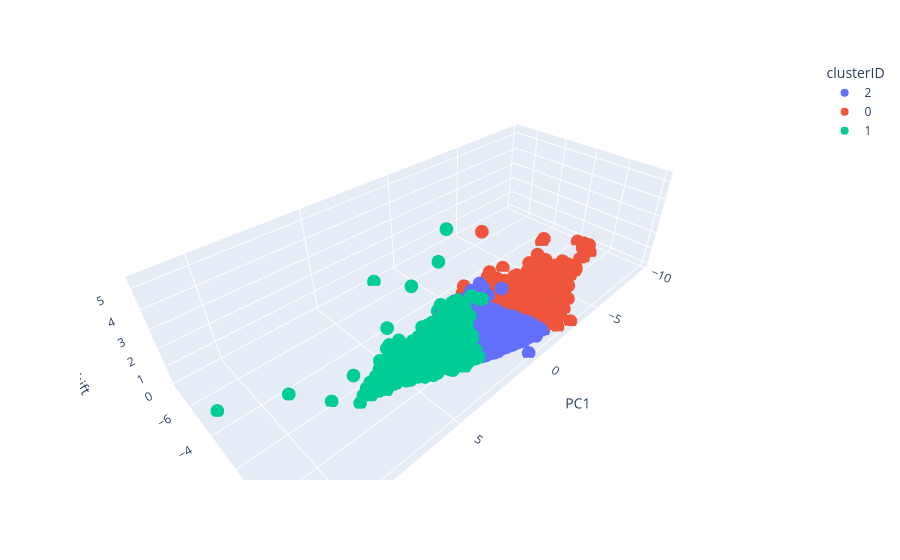
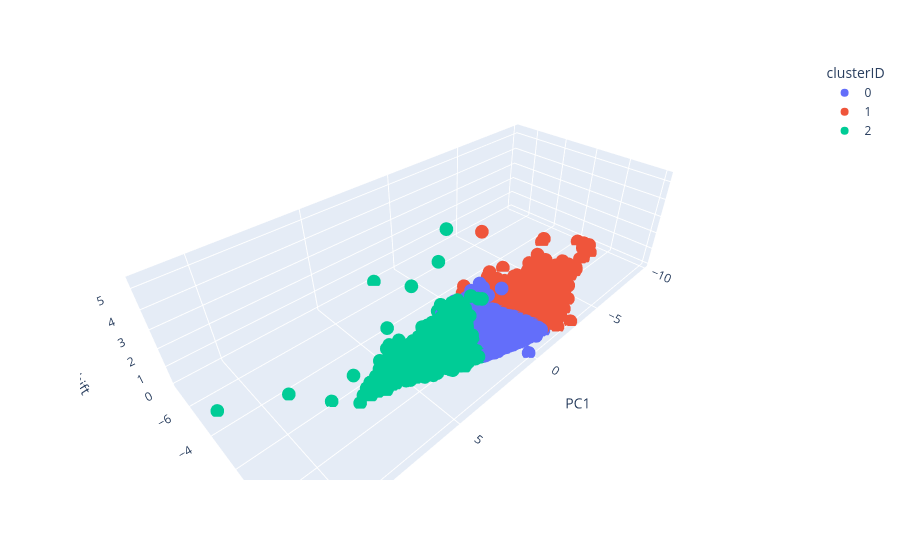
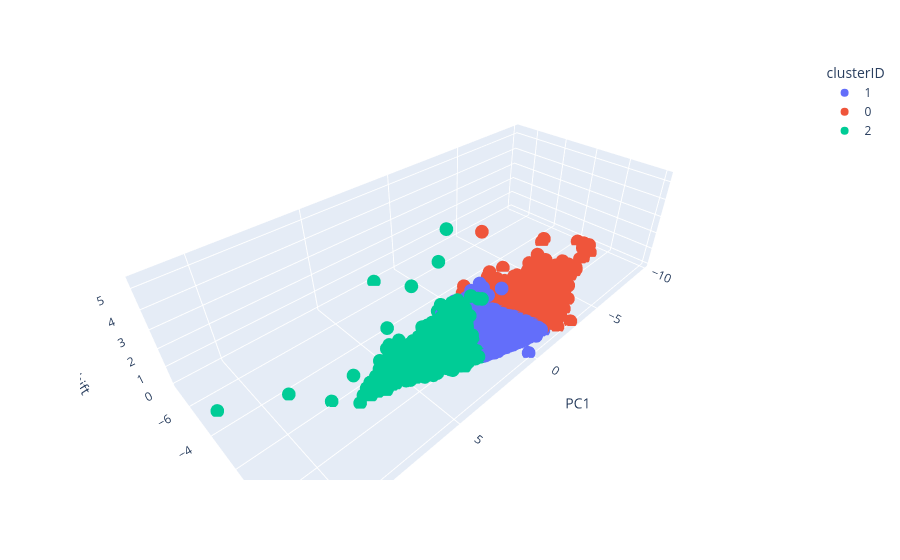

Write notebook code for charts like these, in order.
### Markdown cell above
## 2. Unsupervised Clustering with KMeans (20 points)

In this section, we will explore if the data features will be sufficient for classification. As a first exploration, we will perform unsupervised classification with Kmeans clustering.

## 2.1 Perform preliminary Kmeans (10 points)

Implement Kmeans here for a given number of clusters and on the features of interest. Choose 3 features.
* Use ``sklearn`` to perform Kmeans.
* Repeat Kmeans and discuss (in a markdown cell) the stability of clustering (e.g., use visualization to qualitatively assess the stability).

### Code cell
# Select the features for KMeans clustering
features_for_kmeans = ['redshift', 'PC1', 'PC2']
X_kmeans = df[features_for_kmeans]

# Perform KMeans clustering with 3 clusters a couple of times to see if the results are consistent
estimators = [
    ("k_means_run1", KMeans(n_clusters=3,random_state=42)),
    ("k_means_run2", KMeans(n_clusters=3,random_state=13)),
    ("k_means_bad_init", KMeans(n_clusters=3, init="random")),
]

# Loop through each estimator and plot the results
for name, est in estimators:

    est.fit(X_kmeans)
    labels = est.labels_

    # Plot
    fig = plt.figure(0, figsize=(4, 3))
    X_kmeans["clusterID"]=labels.astype('str')
    fig = px.scatter_3d(X_kmeans, x='PC1', y='PC2', z='redshift',color='clusterID')
    fig.show()

### Figure 1 — Plotly figure (JSON) as saved in the notebook; plotly's stock layout.template omitted (floating-point values rounded to 4 significant figures; data arrays with more than 128 entries replaced by an {"elided": "..."} marker saying what was removed)
{"data": [{"hovertemplate": "clusterID=2<br>PC1=%{x}<br>PC2=%{y}<br>redshift=%{z}<extra></extra>", "legendgroup": "2", "marker": {"color": "#636efa", "symbol": "circle"}, "mode": "markers", "name": "2", "scene": "scene", "showlegend": true, "type": "scatter3d", "x": {"elided": "5390 float values"}, "y": {"elided": "5390 float values"}, "z": {"elided": "5390 float values"}}, {"hovertemplate": "clusterID=0<br>PC1=%{x}<br>PC2=%{y}<br>redshift=%{z}<extra></extra>", "legendgroup": "0", "marker": {"color": "#EF553B", "symbol": "circle"}, "mode": "markers", "name": "0", "scene": "scene", "showlegend": true, "type": "scatter3d", "x": {"elided": "2522 float values"}, "y": {"elided": "2522 float values"}, "z": {"elided": "2522 float values"}}, {"hovertemplate": "clusterID=1<br>PC1=%{x}<br>PC2=%{y}<br>redshift=%{z}<extra></extra>", "legendgroup": "1", "marker": {"color": "#00cc96", "symbol": "circle"}, "mode": "markers", "name": "1", "scene": "scene", "showlegend": true, "type": "scatter3d", "x": {"elided": "2087 float values"}, "y": {"elided": "2087 float values"}, "z": {"elided": "2087 float values"}}], "layout": {"legend": {"title": {"text": "clusterID"}, "tracegroupgap": 0}, "margin": {"t": 60}, "scene": {"domain": {"x": [0, 1], "y": [0, 1]}, "xaxis": {"title": {"text": "PC1"}}, "yaxis": {"title": {"text": "PC2"}}, "zaxis": {"title": {"text": "redshift"}}}}}

### Figure 2 — Plotly figure (JSON) as saved in the notebook; plotly's stock layout.template omitted (floating-point values rounded to 4 significant figures; data arrays with more than 128 entries replaced by an {"elided": "..."} marker saying what was removed)
{"data": [{"hovertemplate": "clusterID=0<br>PC1=%{x}<br>PC2=%{y}<br>redshift=%{z}<extra></extra>", "legendgroup": "0", "marker": {"color": "#636efa", "symbol": "circle"}, "mode": "markers", "name": "0", "scene": "scene", "showlegend": true, "type": "scatter3d", "x": {"elided": "5390 float values"}, "y": {"elided": "5390 float values"}, "z": {"elided": "5390 float values"}}, {"hovertemplate": "clusterID=1<br>PC1=%{x}<br>PC2=%{y}<br>redshift=%{z}<extra></extra>", "legendgroup": "1", "marker": {"color": "#EF553B", "symbol": "circle"}, "mode": "markers", "name": "1", "scene": "scene", "showlegend": true, "type": "scatter3d", "x": {"elided": "2522 float values"}, "y": {"elided": "2522 float values"}, "z": {"elided": "2522 float values"}}, {"hovertemplate": "clusterID=2<br>PC1=%{x}<br>PC2=%{y}<br>redshift=%{z}<extra></extra>", "legendgroup": "2", "marker": {"color": "#00cc96", "symbol": "circle"}, "mode": "markers", "name": "2", "scene": "scene", "showlegend": true, "type": "scatter3d", "x": {"elided": "2087 float values"}, "y": {"elided": "2087 float values"}, "z": {"elided": "2087 float values"}}], "layout": {"legend": {"title": {"text": "clusterID"}, "tracegroupgap": 0}, "margin": {"t": 60}, "scene": {"domain": {"x": [0, 1], "y": [0, 1]}, "xaxis": {"title": {"text": "PC1"}}, "yaxis": {"title": {"text": "PC2"}}, "zaxis": {"title": {"text": "redshift"}}}}}

### Figure 3 — Plotly figure (JSON) as saved in the notebook; plotly's stock layout.template omitted (floating-point values rounded to 4 significant figures; data arrays with more than 128 entries replaced by an {"elided": "..."} marker saying what was removed)
{"data": [{"hovertemplate": "clusterID=1<br>PC1=%{x}<br>PC2=%{y}<br>redshift=%{z}<extra></extra>", "legendgroup": "1", "marker": {"color": "#636efa", "symbol": "circle"}, "mode": "markers", "name": "1", "scene": "scene", "showlegend": true, "type": "scatter3d", "x": {"elided": "5390 float values"}, "y": {"elided": "5390 float values"}, "z": {"elided": "5390 float values"}}, {"hovertemplate": "clusterID=0<br>PC1=%{x}<br>PC2=%{y}<br>redshift=%{z}<extra></extra>", "legendgroup": "0", "marker": {"color": "#EF553B", "symbol": "circle"}, "mode": "markers", "name": "0", "scene": "scene", "showlegend": true, "type": "scatter3d", "x": {"elided": "2522 float values"}, "y": {"elided": "2522 float values"}, "z": {"elided": "2522 float values"}}, {"hovertemplate": "clusterID=2<br>PC1=%{x}<br>PC2=%{y}<br>redshift=%{z}<extra></extra>", "legendgroup": "2", "marker": {"color": "#00cc96", "symbol": "circle"}, "mode": "markers", "name": "2", "scene": "scene", "showlegend": true, "type": "scatter3d", "x": {"elided": "2087 float values"}, "y": {"elided": "2087 float values"}, "z": {"elided": "2087 float values"}}], "layout": {"legend": {"title": {"text": "clusterID"}, "tracegroupgap": 0}, "margin": {"t": 60}, "scene": {"domain": {"x": [0, 1], "y": [0, 1]}, "xaxis": {"title": {"text": "PC1"}}, "yaxis": {"title": {"text": "PC2"}}, "zaxis": {"title": {"text": "redshift"}}}}}
